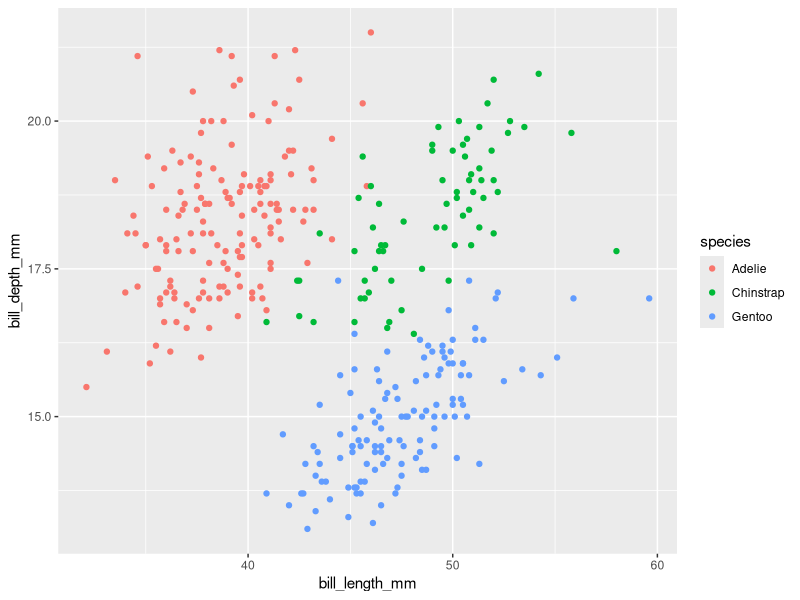
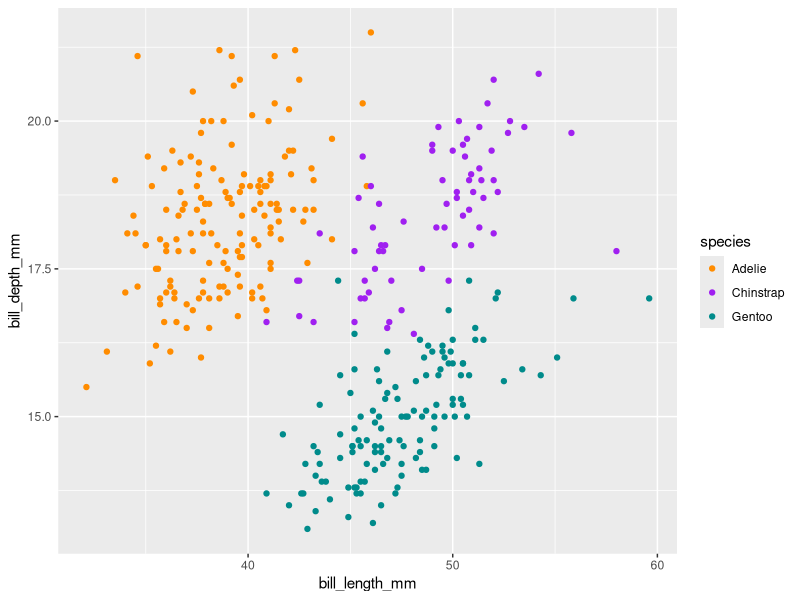
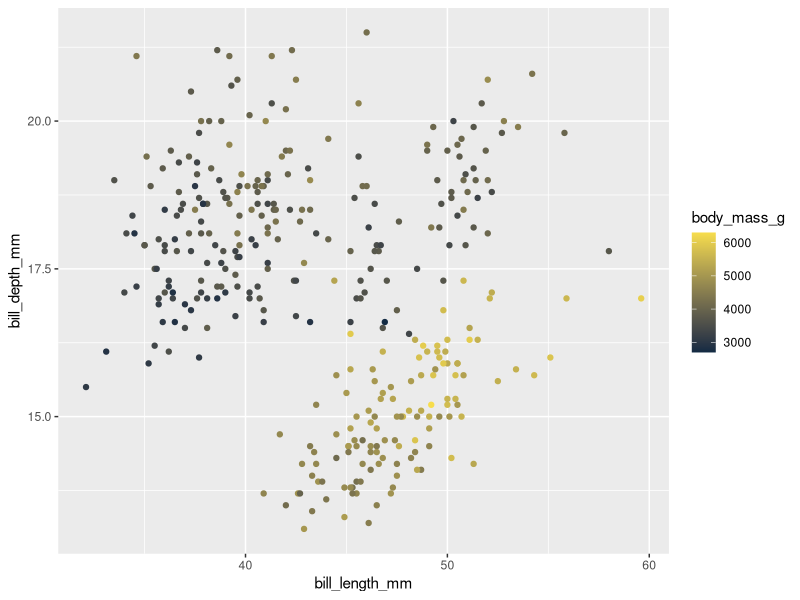
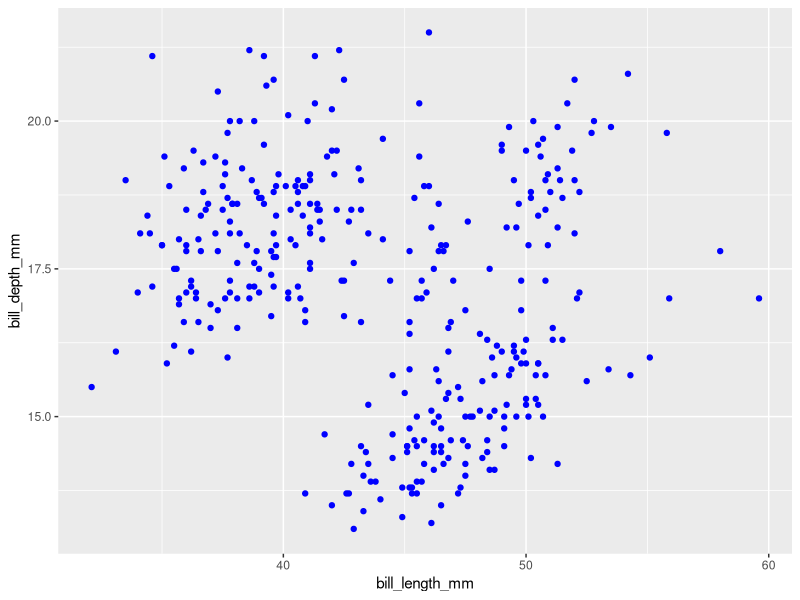
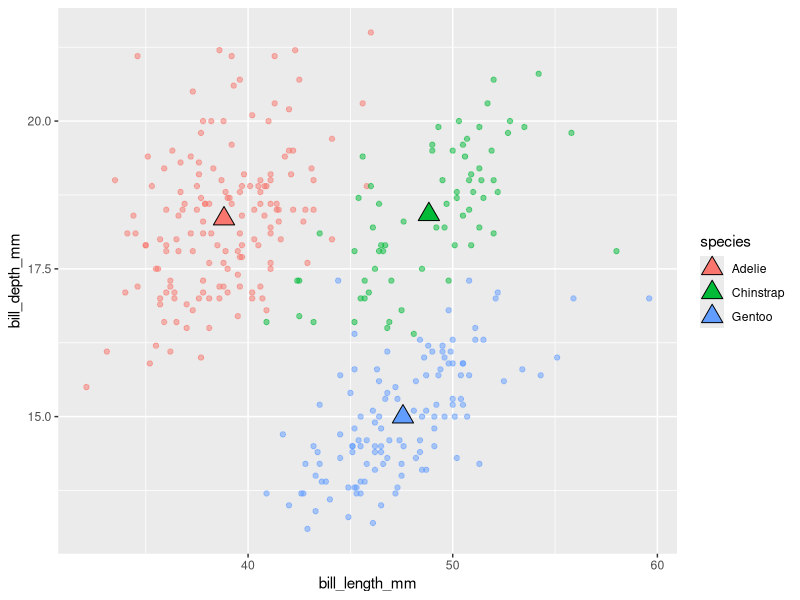
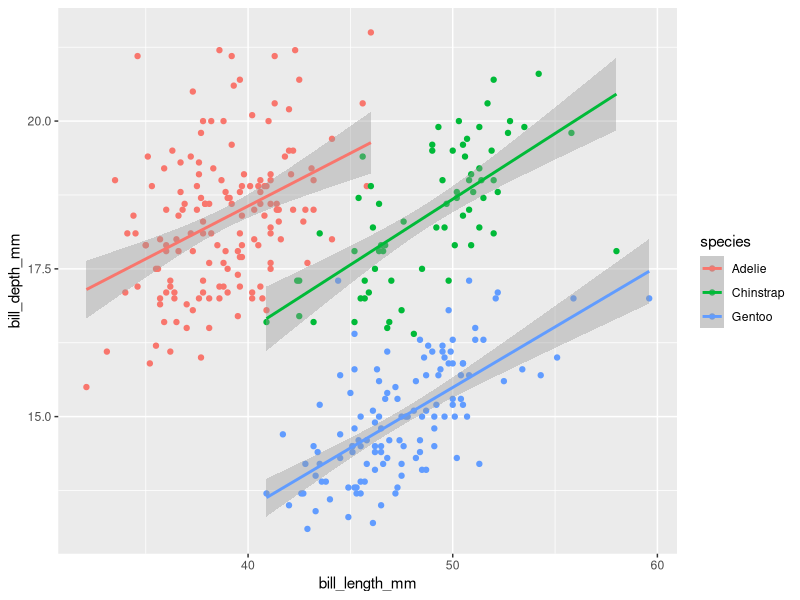
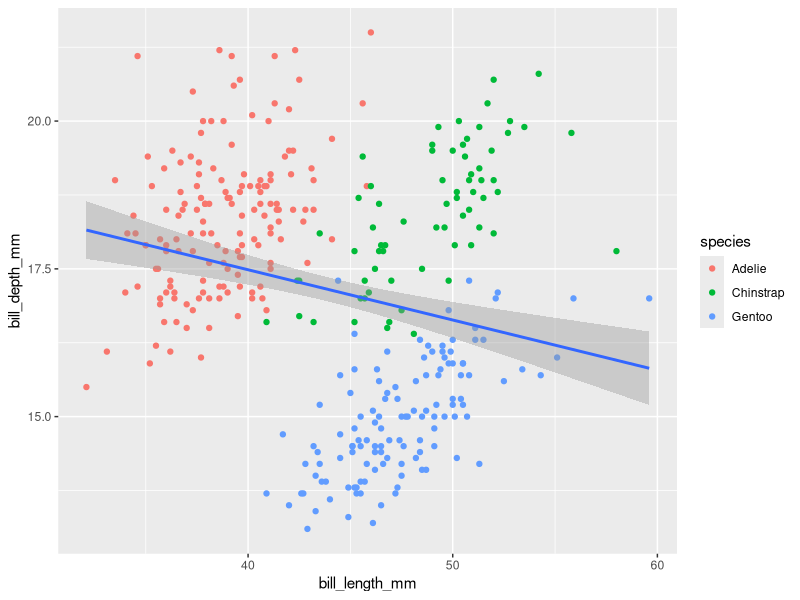
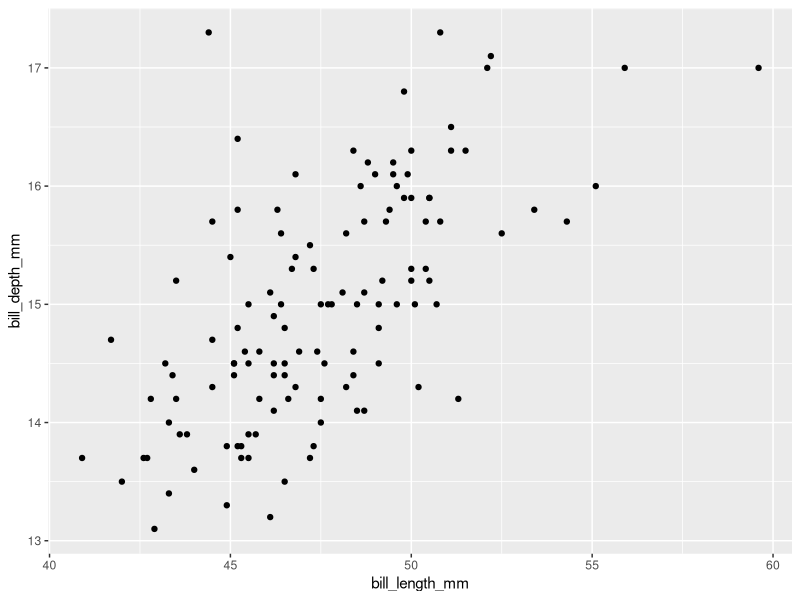

Write the R code that produced these figures, in order.
## ---- chunk 1
# load packages ----
library(tidyverse)
library(palmerpenguins)
## ---- chunk 2
# create some untidy temperature data ----
temp_data_wide <- tribble(
  ~date, ~station1, ~station2,  ~station3,
  "2023-10-01", 30.1, 29.8,  31.2,
  "2023-11-01", 28.6, 29.1,  33.4,
  "2023-12-01", 29.9, 28.5,  32.3
)

# print it out ----
print(temp_data_wide)

# convert data from wide > long ----
temp_data_long <- temp_data_wide |> 
  pivot_longer(cols = starts_with("station"),
               names_to = "station_id",
               values_to = "temp_c")

# print it out ----
print(temp_data_long)
## ---- chunk 3
ggplot(penguins, aes(x = bill_length_mm, y = bill_depth_mm, color = species)) + 
  geom_point()
## ---- chunk 4
ggplot(penguins, aes(x = bill_length_mm, y = bill_depth_mm, color = species)) + 
  geom_point() +
  scale_color_manual(values = c("darkorange","purple","cyan4"))
## ---- chunk 5
ggplot(penguins, aes(x = bill_length_mm, y = bill_depth_mm, color = body_mass_g)) + 
  geom_point() +
  scale_color_gradient(low = "#132B43", high = "#F7DD4C")
## ---- chunk 6
ggplot(penguins, aes(x = bill_length_mm, y = bill_depth_mm)) + 
  geom_point(color = "blue")
## ---- chunk 7
# create a separate penguins_summary df ----
penguins_summary <- penguins |>
  drop_na() |> 
  group_by(species) |> 
  summarize(
    mean_bill_length_mm = mean(bill_length_mm),
    mean_bill_depth_mm = mean(bill_depth_mm)
  )

# create ggplot with layers from different dfs ----
ggplot() +
  geom_point(data = penguins, 
             mapping = aes(x = bill_length_mm, y = bill_depth_mm, color = species), 
             alpha = 0.5) +
  geom_point(data = penguins_summary,
             mapping = aes(x = mean_bill_length_mm, y = mean_bill_depth_mm, fill = species),
             size = 5, shape = 24)
## ---- chunk 8
# scatterplot with lms fitted to species ---- 
ggplot(penguins, aes(x = bill_length_mm, y = bill_depth_mm, color = species)) +
  geom_point() +
  geom_smooth(method = "lm")
## ---- chunk 9
# scatterplot with lm fitted to entire data set ---- 
ggplot(penguins, aes(x = bill_length_mm, y = bill_depth_mm)) +
  geom_point(aes(color = species)) +
  geom_smooth(method = "lm")
## ---- chunk 10
# filter for Gentoo penguins, then pipe into ggplot ----
penguins |> 
  filter(species == "Gentoo") |> 
  ggplot(aes(x = bill_length_mm, y = bill_depth_mm)) + 
  geom_point()
## ---- chunk 11
    ggplot(penguins, aes(x = species)) +
      geom_bar(stat = "count") # this is the default stat, so you don't actually need to type this out!
## ---- chunk 12
# new summarized df ----
penguin_summary <- penguins |> 
  count(species) 

# generate bar heights based on "identity" of values in `n` column ----
ggplot(penguin_summary, aes(x = species, y = n)) +
  geom_bar(stat = "identity")
## ---- chunk 13
ggplot(data = penguins, mapping = aes(x = species, y = after_stat(prop), group = 1)) +
  geom_bar()
## ---- chunk 14
ggplot(penguins, aes(x = species, fill = island)) +
  geom_bar(position = "stack") # this is the default, so you don't actually need to specify!
## ---- chunk 15
ggplot(penguins, aes(x = species, fill = island)) +
  geom_bar(position = "fill") 
## ---- chunk 16
ggplot(penguins, aes(x = species, fill = island)) +
  geom_bar(position = "dodge") 
## ---- chunk 17
ggplot(penguins, aes(x = species, fill = island)) +
  geom_bar(position = position_dodge2(preserve = "single"))
## ---- chunk 18
ggplot(penguins, aes(x = species)) +
  geom_bar() +
  coord_cartesian() # you don't need to explicitly include `coord_cartesian()` since it's the default
## ---- chunk 19
ggplot(penguins, aes(x = species)) +
  geom_bar() +
  coord_flip()
## ---- chunk 20
ggplot(penguins, aes(x = species)) +
  geom_bar() +
  coord_polar()
## ---- chunk 21
ggplot(penguins, aes(x = species)) +
  geom_bar() +
  theme_light() 
## ---- chunk 22
ggplot(penguins, aes(x = species)) +
  geom_bar() +
  theme_light() +
  theme(
    axis.title = element_text(size = 17, color = "purple")
  )
## ---- chunk 23
ggplot(penguins, aes(x = flipper_length_mm, fill = species)) + 
  geom_histogram(position = "identity", alpha = 0.5) +
  scale_fill_manual(values = c("darkorange", "purple", "cyan4")) + 
  labs(x = "Flipper Length (mm)",
       y = "Frequency",
       fill = "Species",
       title = "Penguin Flipper Lengths") +
  facet_wrap(~species, ncol = 1)
